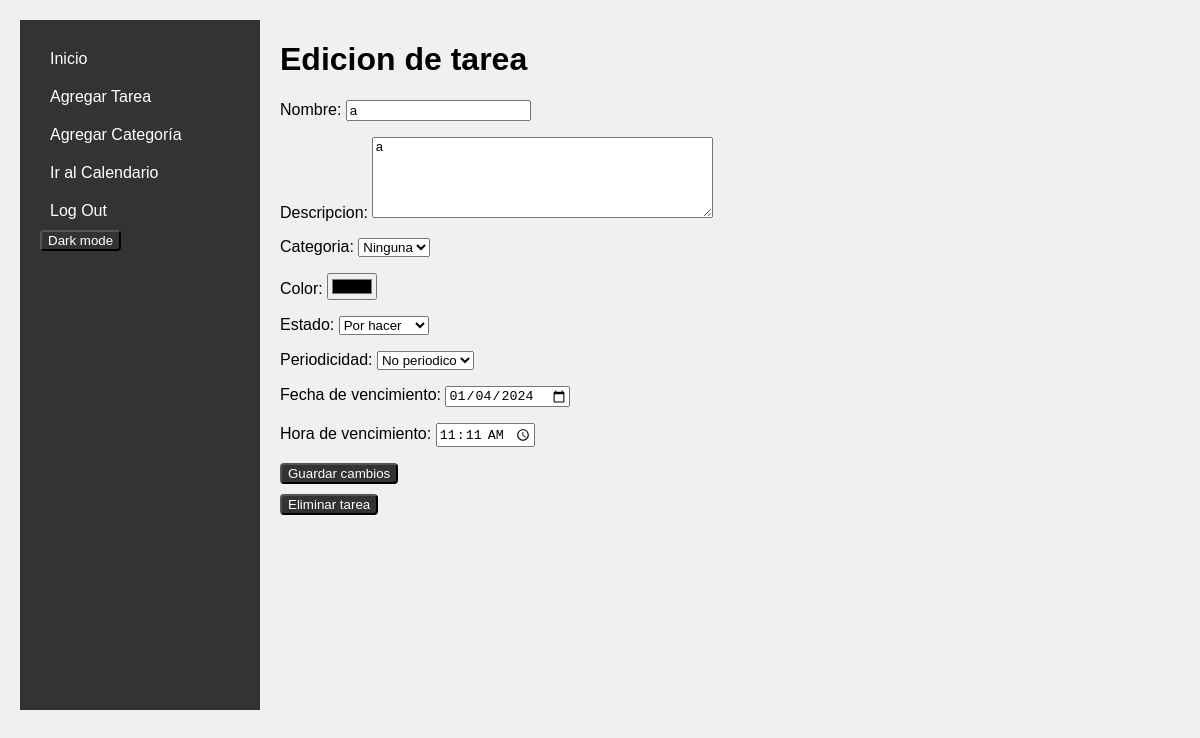
Screenshot of /editTask/1/ (signed in) with the database file from the repository.
### Task/models.py (models this page shows, shortened)
class Task(models.Model):
    user = models.ForeignKey(User,on_delete=models.CASCADE,default=1)
    taskName = models.CharField(default='Tarea', max_length=100)
    category = models.ForeignKey(Category, on_delete=models.CASCADE, default=1)
    taskDescription = models.TextField(default="")
    color = ColorField(default='#FFFFFF')
    class state(models.IntegerChoices):
        TODO = 0, _('Por hacer')
        IN_PROG = 1, _('En proceso')
        CANCELED = 2, _('Cancelada')
        FINISHED = 3, _('Finalizada')
    taskState = models.IntegerField(default=state.TODO, choices=state.choices)
    class period(models.IntegerChoices):
        NON_PERIODIC = 0, _('No periodico')
        DAILY = 1, _('Diario')
        WEEKLY = 2, _('Semanal')
        MONTHLY = 3, _('Mensual')
        ANNUALLY = 4, _('Anual')
    periodicity = models.IntegerField(default=period.NON_PERIODIC, choices=period.choices)
    dueDate = models.DateField(default=datetime.today, blank=False)
    dueTime = models.TimeField(default='00:00', blank=True)

### Task/views/editTask.py (the view)
# urls.py: path('editTask/<int:task_id>/', editTask.editTask, name='editTask'),
@login_required
def editTask(request, task_id):
    task = get_object_or_404(Task, id=task_id)
    opposite = request.session.get('opposite', 'Dark mode')
    if request.method == 'POST':
        if request.POST.get('opposite') is None:
            return saveToDB(request, task_id)
        else:
            return manageDarkMode(request, task_id)
    else:
        form = taskCreationForm(instance=task)
        return render(request, 'editTask.html', {
            'task': task,
            'form': form,
            'opposite': opposite
        })

### Task/forms.py (called while the page is built)
    def label_from_instance(self, obj: Model) -> str:
        return obj.name

### Task/templates/editTask.html (shortened to what this page needs)
{% extends 'home.html' %}
{% block content %}
    <h1>Edicion de tarea</h1>
    <form method="POST">
        {{ form.as_p }}
        <button type="submit">Guardar cambios</button>
    </form>
    <form method="POST" action="{% url 'delete_task' task.id %}" style="margin-top: 10px;">
        <button type="submit" onclick="return confirm('¿Estás seguro de que quieres eliminar esta tarea?')">Eliminar tarea</button>
    </form>
{% endblock %}

### Task/static/css/home.css (style rules this page uses)
body { margin: 0; padding: 0; box-sizing: border-box; font-family: 'Arial', sans-serif; background-color: #f0f0f0; }
button { background-color: #333; color: white; border-radius: 4px; }
textarea { height: 75px; }

### rows the page displays
Task: taskName "a", taskDescription "a", category "Ninguna", color "#000000", taskState "Por hacer", periodicity "No periodico", dueDate "01/04/2024", dueTime "11:11:00"

### other values shown
{{ opposite }} "Dark mode"
